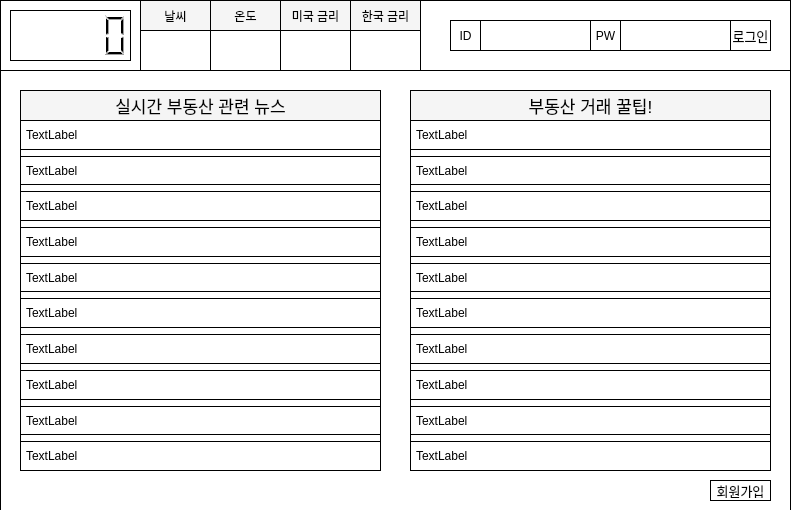
<?xml version="1.0" encoding="UTF-8"?>
<ui version="4.0">
 <class>Form</class>
 <widget class="QWidget" name="Form">
  <property name="geometry">
   <rect>
    <x>0</x>
    <y>0</y>
    <width>791</width>
    <height>510</height>
   </rect>
  </property>
  <property name="windowTitle">
   <string>Form</string>
  </property>
  <widget class="QFrame" name="frame">
   <property name="geometry">
    <rect>
     <x>0</x>
     <y>0</y>
     <width>791</width>
     <height>71</height>
    </rect>
   </property>
   <property name="styleSheet">
    <string notr="true">background-color: white;
color: black;
border: 1.0px solid black;
padding: 2px;</string>
   </property>
   <property name="frameShape">
    <enum>QFrame::StyledPanel</enum>
   </property>
   <property name="frameShadow">
    <enum>QFrame::Raised</enum>
   </property>
   <widget class="QPushButton" name="loginButton">
    <property name="geometry">
     <rect>
      <x>730</x>
      <y>20</y>
      <width>41</width>
      <height>31</height>
     </rect>
    </property>
    <property name="font">
     <font>
      <pointsize>10</pointsize>
     </font>
    </property>
    <property name="autoFillBackground">
     <bool>false</bool>
    </property>
    <property name="styleSheet">
     <string notr="true">color: black;
border: 1.0px solid black;
padding: 2px;
background-color: white;</string>
    </property>
    <property name="text">
     <string>로그인</string>
    </property>
   </widget>
   <widget class="QLabel" name="label">
    <property name="geometry">
     <rect>
      <x>450</x>
      <y>20</y>
      <width>31</width>
      <height>31</height>
     </rect>
    </property>
    <property name="autoFillBackground">
     <bool>false</bool>
    </property>
    <property name="styleSheet">
     <string notr="true">background-color: white;
color: black;
border: 1.0px solid black;
padding: 2px;</string>
    </property>
    <property name="text">
     <string>ID</string>
    </property>
    <property name="alignment">
     <set>Qt::AlignCenter</set>
    </property>
   </widget>
   <widget class="QTextEdit" name="id_input">
    <property name="geometry">
     <rect>
      <x>480</x>
      <y>20</y>
      <width>111</width>
      <height>31</height>
     </rect>
    </property>
   </widget>
   <widget class="QLabel" name="label_2">
    <property name="geometry">
     <rect>
      <x>590</x>
      <y>20</y>
      <width>31</width>
      <height>31</height>
     </rect>
    </property>
    <property name="autoFillBackground">
     <bool>false</bool>
    </property>
    <property name="styleSheet">
     <string notr="true">background-color: white;
color: black;
border: 1.0px solid black;
padding: 2px;</string>
    </property>
    <property name="text">
     <string>PW</string>
    </property>
    <property name="alignment">
     <set>Qt::AlignCenter</set>
    </property>
   </widget>
   <widget class="QTextEdit" name="pw_input">
    <property name="geometry">
     <rect>
      <x>620</x>
      <y>20</y>
      <width>111</width>
      <height>31</height>
     </rect>
    </property>
   </widget>
   <widget class="QFrame" name="frame_2">
    <property name="geometry">
     <rect>
      <x>0</x>
      <y>0</y>
      <width>421</width>
      <height>71</height>
     </rect>
    </property>
    <property name="frameShape">
     <enum>QFrame::StyledPanel</enum>
    </property>
    <property name="frameShadow">
     <enum>QFrame::Raised</enum>
    </property>
    <widget class="QLCDNumber" name="lcdNumber">
     <property name="geometry">
      <rect>
       <x>10</x>
       <y>10</y>
       <width>121</width>
       <height>51</height>
      </rect>
     </property>
     <property name="digitCount">
      <number>5</number>
     </property>
     <property name="mode">
      <enum>QLCDNumber::Dec</enum>
     </property>
     <property name="value" stdset="0">
      <double>0.000000000000000</double>
     </property>
    </widget>
    <widget class="QLabel" name="m_weather">
     <property name="geometry">
      <rect>
       <x>140</x>
       <y>30</y>
       <width>71</width>
       <height>41</height>
      </rect>
     </property>
     <property name="font">
      <font>
       <pointsize>13</pointsize>
      </font>
     </property>
     <property name="text">
      <string/>
     </property>
     <property name="alignment">
      <set>Qt::AlignCenter</set>
     </property>
    </widget>
    <widget class="QLabel" name="m_temp">
     <property name="geometry">
      <rect>
       <x>210</x>
       <y>30</y>
       <width>71</width>
       <height>41</height>
      </rect>
     </property>
     <property name="font">
      <font>
       <pointsize>13</pointsize>
      </font>
     </property>
     <property name="text">
      <string/>
     </property>
     <property name="alignment">
      <set>Qt::AlignCenter</set>
     </property>
    </widget>
    <widget class="QLabel" name="us_money">
     <property name="geometry">
      <rect>
       <x>280</x>
       <y>30</y>
       <width>71</width>
       <height>41</height>
      </rect>
     </property>
     <property name="font">
      <font>
       <pointsize>13</pointsize>
      </font>
     </property>
     <property name="text">
      <string/>
     </property>
     <property name="alignment">
      <set>Qt::AlignCenter</set>
     </property>
    </widget>
    <widget class="QLabel" name="kr_money">
     <property name="geometry">
      <rect>
       <x>350</x>
       <y>30</y>
       <width>71</width>
       <height>41</height>
      </rect>
     </property>
     <property name="font">
      <font>
       <pointsize>13</pointsize>
      </font>
     </property>
     <property name="text">
      <string/>
     </property>
     <property name="alignment">
      <set>Qt::AlignCenter</set>
     </property>
    </widget>
    <widget class="QLabel" name="label_3">
     <property name="geometry">
      <rect>
       <x>140</x>
       <y>0</y>
       <width>71</width>
       <height>31</height>
      </rect>
     </property>
     <property name="styleSheet">
      <string notr="true">background-color: #f5f5f5;
color: black;
border: 1.0px solid black;
</string>
     </property>
     <property name="text">
      <string>날씨</string>
     </property>
     <property name="alignment">
      <set>Qt::AlignCenter</set>
     </property>
    </widget>
    <widget class="QLabel" name="label_4">
     <property name="geometry">
      <rect>
       <x>210</x>
       <y>0</y>
       <width>71</width>
       <height>31</height>
      </rect>
     </property>
     <property name="styleSheet">
      <string notr="true">background-color: #f5f5f5;
color: black;
border: 1.0px solid black;</string>
     </property>
     <property name="text">
      <string>온도</string>
     </property>
     <property name="alignment">
      <set>Qt::AlignCenter</set>
     </property>
    </widget>
    <widget class="QLabel" name="label_5">
     <property name="geometry">
      <rect>
       <x>280</x>
       <y>0</y>
       <width>71</width>
       <height>31</height>
      </rect>
     </property>
     <property name="styleSheet">
      <string notr="true">background-color: #f5f5f5;
color: black;
border: 1.0px solid black;</string>
     </property>
     <property name="text">
      <string>미국 금리</string>
     </property>
     <property name="alignment">
      <set>Qt::AlignCenter</set>
     </property>
    </widget>
    <widget class="QLabel" name="label_6">
     <property name="geometry">
      <rect>
       <x>350</x>
       <y>0</y>
       <width>71</width>
       <height>31</height>
      </rect>
     </property>
     <property name="styleSheet">
      <string notr="true">background-color: #f5f5f5;
color: black;
border: 1.0px solid black;
</string>
     </property>
     <property name="text">
      <string>한국 금리</string>
     </property>
     <property name="alignment">
      <set>Qt::AlignCenter</set>
     </property>
    </widget>
   </widget>
  </widget>
  <widget class="QFrame" name="frame_3">
   <property name="geometry">
    <rect>
     <x>0</x>
     <y>70</y>
     <width>791</width>
     <height>441</height>
    </rect>
   </property>
   <property name="styleSheet">
    <string notr="true">background-color: white;
color: black;
border: 1.0px solid black;
padding: 2px;</string>
   </property>
   <property name="frameShape">
    <enum>QFrame::StyledPanel</enum>
   </property>
   <property name="frameShadow">
    <enum>QFrame::Raised</enum>
   </property>
   <widget class="QLabel" name="label_7">
    <property name="geometry">
     <rect>
      <x>20</x>
      <y>50</y>
      <width>361</width>
      <height>351</height>
     </rect>
    </property>
    <property name="font">
     <font>
      <pointsize>13</pointsize>
     </font>
    </property>
    <property name="styleSheet">
     <string notr="true"/>
    </property>
    <property name="text">
     <string/>
    </property>
    <property name="alignment">
     <set>Qt::AlignLeading|Qt::AlignLeft|Qt::AlignVCenter</set>
    </property>
   </widget>
   <widget class="QLabel" name="label_8">
    <property name="geometry">
     <rect>
      <x>410</x>
      <y>50</y>
      <width>361</width>
      <height>351</height>
     </rect>
    </property>
    <property name="font">
     <font>
      <pointsize>13</pointsize>
     </font>
    </property>
    <property name="styleSheet">
     <string notr="true"/>
    </property>
    <property name="text">
     <string/>
    </property>
    <property name="alignment">
     <set>Qt::AlignLeading|Qt::AlignLeft|Qt::AlignVCenter</set>
    </property>
   </widget>
   <widget class="QLabel" name="label_9">
    <property name="geometry">
     <rect>
      <x>20</x>
      <y>20</y>
      <width>361</width>
      <height>31</height>
     </rect>
    </property>
    <property name="font">
     <font>
      <pointsize>13</pointsize>
     </font>
    </property>
    <property name="styleSheet">
     <string notr="true">background-color: #f5f5f5;
color: black;
border: 1.0px solid black;
</string>
    </property>
    <property name="text">
     <string>실시간 부동산 관련 뉴스</string>
    </property>
    <property name="alignment">
     <set>Qt::AlignCenter</set>
    </property>
   </widget>
   <widget class="QLabel" name="label_10">
    <property name="geometry">
     <rect>
      <x>410</x>
      <y>20</y>
      <width>361</width>
      <height>31</height>
     </rect>
    </property>
    <property name="font">
     <font>
      <pointsize>13</pointsize>
     </font>
    </property>
    <property name="styleSheet">
     <string notr="true">background-color: #f5f5f5;
color: black;
border: 1.0px solid black;</string>
    </property>
    <property name="text">
     <string>부동산 거래 꿀팁!</string>
    </property>
    <property name="alignment">
     <set>Qt::AlignCenter</set>
    </property>
   </widget>
   <widget class="QPushButton" name="subscribe_button">
    <property name="geometry">
     <rect>
      <x>710</x>
      <y>410</y>
      <width>61</width>
      <height>21</height>
     </rect>
    </property>
    <property name="font">
     <font>
      <pointsize>10</pointsize>
     </font>
    </property>
    <property name="text">
     <string>회원가입</string>
    </property>
   </widget>
   <widget class="QWidget" name="verticalLayoutWidget">
    <property name="geometry">
     <rect>
      <x>20</x>
      <y>50</y>
      <width>361</width>
      <height>351</height>
     </rect>
    </property>
    <layout class="QVBoxLayout" name="verticalLayout">
     <item>
      <widget class="QLabel" name="news_label1">
       <property name="text">
        <string>TextLabel</string>
       </property>
      </widget>
     </item>
     <item>
      <widget class="QLabel" name="news_label2">
       <property name="text">
        <string>TextLabel</string>
       </property>
      </widget>
     </item>
     <item>
      <widget class="QLabel" name="news_label3">
       <property name="text">
        <string>TextLabel</string>
       </property>
      </widget>
     </item>
     <item>
      <widget class="QLabel" name="news_label4">
       <property name="text">
        <string>TextLabel</string>
       </property>
      </widget>
     </item>
     <item>
      <widget class="QLabel" name="news_label5">
       <property name="text">
        <string>TextLabel</string>
       </property>
      </widget>
     </item>
     <item>
      <widget class="QLabel" name="news_label6">
       <property name="text">
        <string>TextLabel</string>
       </property>
      </widget>
     </item>
     <item>
      <widget class="QLabel" name="news_label7">
       <property name="text">
        <string>TextLabel</string>
       </property>
      </widget>
     </item>
     <item>
      <widget class="QLabel" name="news_label8">
       <property name="text">
        <string>TextLabel</string>
       </property>
      </widget>
     </item>
     <item>
      <widget class="QLabel" name="news_label9">
       <property name="text">
        <string>TextLabel</string>
       </property>
      </widget>
     </item>
     <item>
      <widget class="QLabel" name="news_label10">
       <property name="text">
        <string>TextLabel</string>
       </property>
      </widget>
     </item>
    </layout>
   </widget>
   <widget class="QWidget" name="verticalLayoutWidget_2">
    <property name="geometry">
     <rect>
      <x>410</x>
      <y>50</y>
      <width>361</width>
      <height>351</height>
     </rect>
    </property>
    <layout class="QVBoxLayout" name="verticalLayout_2">
     <item>
      <widget class="QLabel" name="tip_label1">
       <property name="text">
        <string>TextLabel</string>
       </property>
      </widget>
     </item>
     <item>
      <widget class="QLabel" name="tip_label2">
       <property name="text">
        <string>TextLabel</string>
       </property>
      </widget>
     </item>
     <item>
      <widget class="QLabel" name="tip_label3">
       <property name="text">
        <string>TextLabel</string>
       </property>
      </widget>
     </item>
     <item>
      <widget class="QLabel" name="tip_label4">
       <property name="text">
        <string>TextLabel</string>
       </property>
      </widget>
     </item>
     <item>
      <widget class="QLabel" name="tip_label5">
       <property name="text">
        <string>TextLabel</string>
       </property>
      </widget>
     </item>
     <item>
      <widget class="QLabel" name="tip_label6">
       <property name="text">
        <string>TextLabel</string>
       </property>
      </widget>
     </item>
     <item>
      <widget class="QLabel" name="tip_label7">
       <property name="text">
        <string>TextLabel</string>
       </property>
      </widget>
     </item>
     <item>
      <widget class="QLabel" name="tip_label8">
       <property name="text">
        <string>TextLabel</string>
       </property>
      </widget>
     </item>
     <item>
      <widget class="QLabel" name="tip_label9">
       <property name="text">
        <string>TextLabel</string>
       </property>
      </widget>
     </item>
     <item>
      <widget class="QLabel" name="tip_label10">
       <property name="text">
        <string>TextLabel</string>
       </property>
      </widget>
     </item>
    </layout>
   </widget>
  </widget>
 </widget>
 <resources/>
 <connections/>
</ui>
